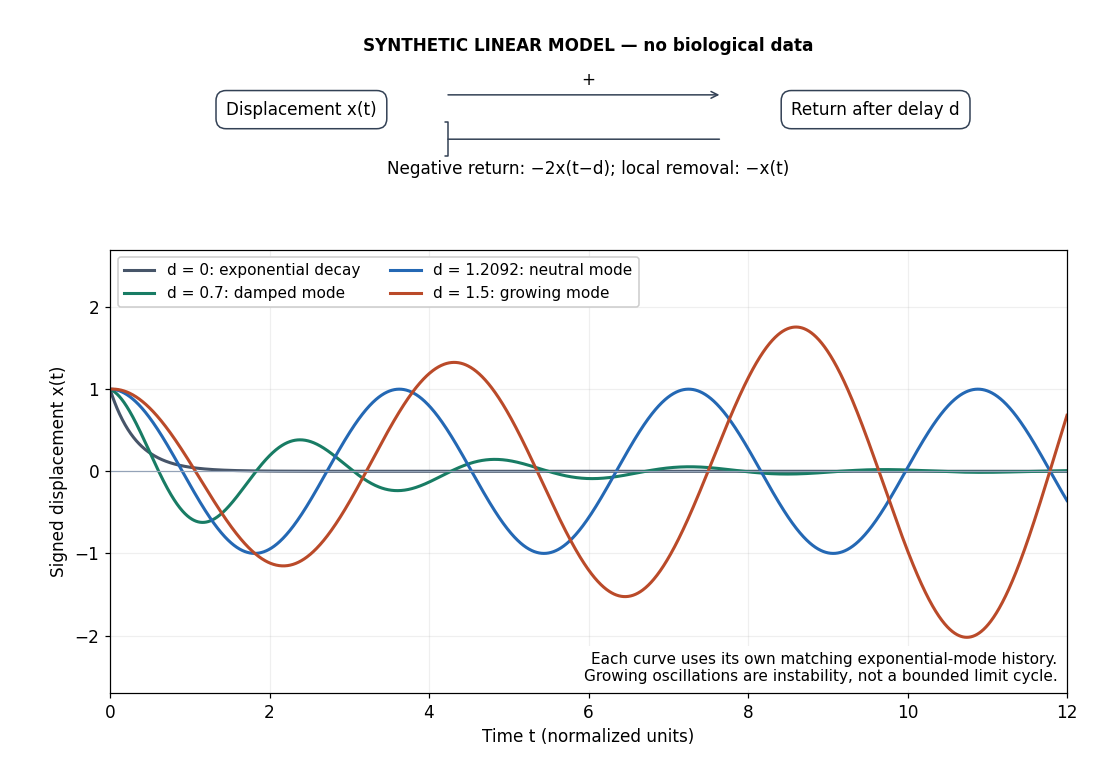

Here is the Python script that generated this plot:
"""Synthetic modes of x' = -x - 2*x(t-d); no biological measurements.

Tested with Python 3.14.4, NumPy 2.3.5, Matplotlib 3.10.7.
Run from _media; write matching-basename opaque white PNG to CWD.
"""

from pathlib import Path

import matplotlib.pyplot as plt
import numpy as np


def characteristic_root(delay):
    """Follow the oscillatory branch from its first imaginary-axis crossing."""
    critical = 2 * np.pi / (3 * np.sqrt(3))
    z = 1j * np.sqrt(3)
    for d in np.linspace(critical, delay, 100):
        for _ in range(30):
            step = (z + 1 + 2 * np.exp(-z * d)) / (1 - 2 * d * np.exp(-z * d))
            z -= step
            if abs(step) < 1e-14:
                break
    assert abs(z + 1 + 2 * np.exp(-z * delay)) < 1e-11
    return z


def main():
    plt.rcParams.update({"font.size": 11, "figure.facecolor": "white"})
    critical = 2 * np.pi / (3 * np.sqrt(3))
    fig = plt.figure(figsize=(10, 7), dpi=110)
    grid = fig.add_gridspec(2, 1, height_ratios=(1, 3), hspace=0.24)
    circuit = fig.add_subplot(grid[0])
    circuit.set(xlim=(0, 10), ylim=(0, 3))
    circuit.axis("off")
    circuit.text(5, 2.6, "SYNTHETIC LINEAR MODEL — no biological data", ha="center", weight="bold")
    for px, text in ((2, "Displacement x(t)"), (8, "Return after delay d")):
        circuit.text(px, 1.4, text, ha="center", va="center", bbox={"boxstyle": "round,pad=0.6", "fc": "white", "ec": "#334155"})
    circuit.annotate("", (6.4, 1.7), (3.5, 1.7), arrowprops={"arrowstyle": "->", "color": "#334155"})
    circuit.text(5, 1.9, "+", ha="center")
    circuit.annotate("", (3.5, 0.8), (6.4, 0.8), arrowprops={"arrowstyle": "-[", "color": "#334155"})
    circuit.text(5, 0.10, "Negative return: −2x(t−d); local removal: −x(t)", ha="center")
    ax = fig.add_subplot(grid[1])
    t = np.linspace(0, 12, 2401)
    ax.plot(t, np.exp(-3 * t), color="#475569", lw=2, label="d = 0: exponential decay")
    for d, color, label in ((0.7, "#187c64", "d = 0.7: damped mode"), (critical, "#2468b4", f"d = {critical:.4f}: neutral mode"), (1.5, "#ba4a29", "d = 1.5: growing mode")):
        z = characteristic_root(d)
        ax.plot(t, np.exp(z.real * t) * np.cos(z.imag * t), color=color, lw=2, label=label)
    ax.axhline(0, color="#94a3b8", lw=0.8)
    ax.set(xlabel="Time t (normalized units)", ylabel="Signed displacement x(t)", xlim=(0, 12), ylim=(-2.7, 2.7))
    ax.grid(alpha=0.2)
    ax.legend(loc="upper left", ncol=2, fontsize=10, framealpha=1)
    ax.text(0.99, 0.02, "Each curve uses its own matching exponential-mode history.\nGrowing oscillations are instability, not a bounded limit cycle.", transform=ax.transAxes, ha="right", va="bottom", fontsize=10, bbox={"fc": "white", "ec": "none"})
    fig.subplots_adjust(left=0.10, right=0.97, bottom=0.10, top=0.96)
    fig.savefig(Path.cwd() / (Path(__file__).stem + ".png"), facecolor="white", transparent=False)
    plt.close(fig)


if __name__ == "__main__":
    main()
